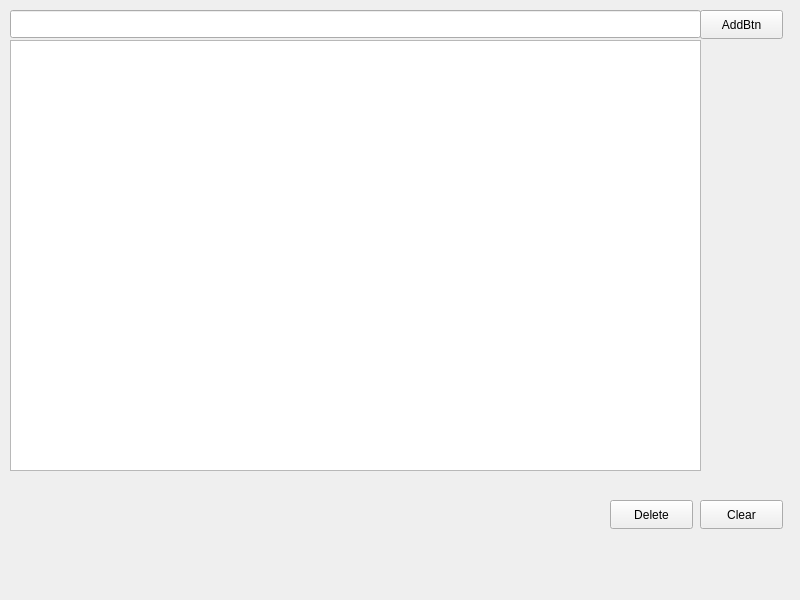
<?xml version="1.0" encoding="UTF-8"?>
<ui version="4.0">
 <class>MainWindow</class>
 <widget class="QMainWindow" name="MainWindow">
  <property name="geometry">
   <rect>
    <x>0</x>
    <y>0</y>
    <width>800</width>
    <height>600</height>
   </rect>
  </property>
  <property name="windowTitle">
   <string>MainWindow</string>
  </property>
  <widget class="QWidget" name="centralwidget">
   <widget class="QPushButton" name="AddBtn">
    <property name="geometry">
     <rect>
      <x>700</x>
      <y>10</y>
      <width>83</width>
      <height>29</height>
     </rect>
    </property>
    <property name="text">
     <string>AddBtn</string>
    </property>
   </widget>
   <widget class="QLineEdit" name="lineEdit">
    <property name="geometry">
     <rect>
      <x>10</x>
      <y>10</y>
      <width>691</width>
      <height>28</height>
     </rect>
    </property>
   </widget>
   <widget class="QListWidget" name="listWidget">
    <property name="geometry">
     <rect>
      <x>10</x>
      <y>40</y>
      <width>691</width>
      <height>431</height>
     </rect>
    </property>
   </widget>
   <widget class="QPushButton" name="Delete">
    <property name="geometry">
     <rect>
      <x>610</x>
      <y>500</y>
      <width>83</width>
      <height>29</height>
     </rect>
    </property>
    <property name="text">
     <string>Delete</string>
    </property>
   </widget>
   <widget class="QPushButton" name="AddBtn_3">
    <property name="geometry">
     <rect>
      <x>700</x>
      <y>500</y>
      <width>83</width>
      <height>29</height>
     </rect>
    </property>
    <property name="text">
     <string>Clear</string>
    </property>
   </widget>
  </widget>
 </widget>
 <resources/>
 <connections/>
</ui>
